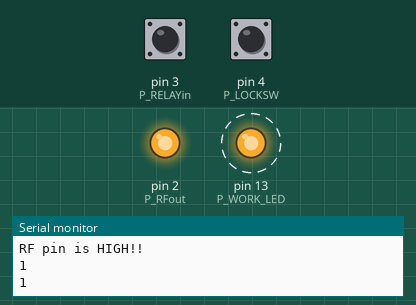
Simulated run of this sketch. Board: Arduino Uno, built with avr-gcc and run on an emulated ATmega328P. On the bench: output pins drawn as LEDs (lit = HIGH), the last lines printed to the serial monitor. Dashed ring = blinking. Inputs (shaded band) come from the test bench; at power-on: pin 4 (P_LOCKSW) HIGH, pin 3 (P_RELAYin) HIGH.

Above: at 1.2 s.
1.3 s: pin 4 (P_LOCKSW) pulled LOW for 0.15 s
At 1.7 s:
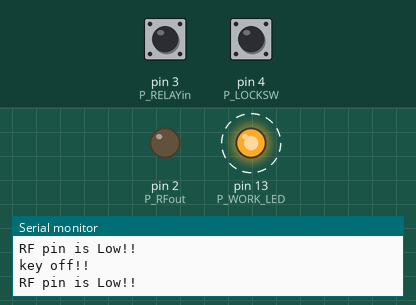
4.3 s: pin 4 (P_LOCKSW) pulled LOW for 3.2 s
At 5.1 s:
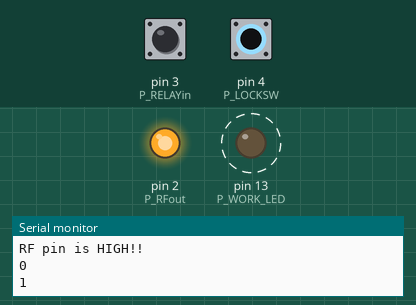
Timing chart, 0 to 15.0 s (numbered marks = the images above; inputs shaded):
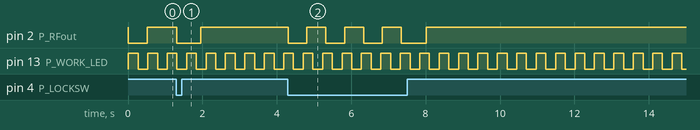

Measured:
- after the input at 1.3 s, pin 2 (P_RFout): HIGH → LOW at once, → HIGH 0.65 s later
- after the input at 4.3 s, pin 2 (P_RFout): goes 3 × (LOW 0.50 s, HIGH 0.51 s), LOW 0.66 s, then HIGH, starting at once
- by itself, pin 13 (P_WORK_LED): alternates HIGH for 0.26 s and LOW for 0.26 s

The sketch:

RF_RELAY20241008.ino
```cpp
/*
開發板 : Arduino UNO
日期 : 2024/10/07
程式設計 : 李進衛

功能:

1. 當LOCK 開關 ON 時 2pin送出一個0.5sec HI 信號之後維持LO
2. 當LOCK 開關 OFF 時 2pin送出一個0.5sec HI 信號之後維持LO
3. 當LOCK 開關 ON 時 2pin送出一個0.5sec HI 信號時第3pin偵測IO 狀態是HI 或者LO 的狀態。
4. 2pin的信號和3pin的信號一致時不發送RF 信號

2024/10/07 初版
2024/10/08 修正當開關在off的狀態RF Relay不同步問題


*/
#define mainloop_time 10	//主迴圈時間
#define TBASE 10 // main loop time base for 5mS
#define TBASE100 100	//

#define T20MS 20 / TBASE // 4
#define T30MS 30 / TBASE // 6
#define T100MS 100 / TBASE
#define T150MS 150 / TBASE
#define T200MS 200 / TBASE
#define T250MS 250 / TBASE
#define T300MS 300 / TBASE // 60
#define T500MS 500 / TBASE
#define T1000MS 1000 / TBASE
#define T2000MS 2000 / TBASE
#define T1SEC 1000 / TBASE100
#define T2SEC 2000 / TBASE100

unsigned long previousMillis = 0;  //

// constants won't change:
const long interval = 10;  // (milliseconds)

//**************************************************
//定義 IO PORT

#define P_RFout 2
#define P_RELAYin 3
#define P_LOCKSW 4
#define P_WORK_LED 13
//***************************************************

boolean Blink1HZ; // 1HZ閃爍旗標
boolean Blink2HZ; // 2HZ閃爍旗標
boolean RF_ONOFF =0;
boolean F_LOCKSW =0;
boolean F_RFIN =0;
boolean F_LOCKON = 0;
boolean F_LOCKOFF = 0;
boolean F_LOCKstatus;
boolean F_RFINstatus;
int T_CNT1;
int MODE = 0;
int SQN = 0;
int TB_100MS;
int TB_250MS;
int TB_500MS;
int TB_1SEC;
int TB_1MINS;
int TB_1HOURS;
int T_Blink_Count;
int T_LED_delay = 0; // 100ms 為一個單位


boolean F_CMDON;
boolean F_KEYREP;

byte KEY_NEW = 0xff; // = 0xFF;
byte KEY_OLD = 0xff; // = 0xFF;
byte KEY_CMD;		 // = 0xFF;
byte KEY_CHT;		 // = T20MS;
byte KEY_SQN = 0;	 // = 1;
byte KEY_CHEN;
byte KEY_REP;

byte Pulse_SQN = 0;

void setup()
{
	Serial.begin(115200);
	Serial.println("RF_RELAY20241008.ino"); // 版本
	pinMode(P_RFout, OUTPUT);//set the pin to be OUTPUT pin.
	pinMode(P_WORK_LED, OUTPUT);//set the pin to be OUTPUT pin.
	pinMode(P_LOCKSW, INPUT_PULLUP);//設定為輸入腳
	pinMode(P_RELAYin, INPUT_PULLUP);//設定為輸入腳

	digitalWrite(P_RFout,HIGH);// relay off
//**************************************************************
//***開機檢查狀態如果開關狀態和繼電器輸出狀態不符合要發射一次RF
//**************************************************************
/*
	F_LOCKstatus = digitalRead(P_LOCKSW);
	F_RFINstatus = digitalRead(P_RELAYin);
  if (F_LOCKstatus != F_RFINstatus)
  {
	  Serial.println("Power ON LOCK and RFin <>");
	  Pulse_SQN = 0;
	  RF_ONOFF = 1;
  } */
}
/*
***************************
**** RF LOW 500ms
***************************
*/
void Pulse_000(void)
{

		digitalWrite(P_RFout,LOW);
		Pulse_SQN = 1;
		T_CNT1 = T500MS;
		Serial.println("RF pin is Low!!");
}
/*
***************************
**** 等待 500ms
***************************
*/
void Pulse_100(void)
{
		if (T_CNT1 !=0)
			return;
		Serial.println("RF pin is HIGH!!");
		digitalWrite(P_RFout,HIGH);
	F_LOCKstatus = digitalRead(P_LOCKSW);
  Serial.println(F_LOCKstatus);
	F_RFINstatus = digitalRead(P_RELAYin);
  Serial.println(F_RFINstatus);
  if (F_LOCKstatus != F_RFINstatus)
  {

		Pulse_SQN = 2;
    T_CNT1 = T500MS;
  } else {

		RF_ONOFF =0; //停止發射RF

  }
}

void Pulse_200(void)
{

 if (T_CNT1 !=0)
 return;
//	  Serial.println("Power ON LOCK and RFin <>");
	  Pulse_SQN = 0;
	  RF_ONOFF = 1;
  Serial.println("Pulse SQN 2 !!");


}
/*
**********************************************
***** 發射 RF duty寬度500ms
**********************************************
*/
void Pulse(void)
{
		if (RF_ONOFF==0)	//如果RF 發射除能就停止發射RF信號
			return;
	switch(Pulse_SQN)
	{
	case 0: Pulse_000(); break; // RF 拉LOW
	case 1: Pulse_100(); break; //wait 500ms HI
	case 2: Pulse_200(); break; //檢查開關的狀態和繼電器的狀態是否一致如果沒有再發射一次RF信號
	}

}


//***************************
//***** 系統時間
//***************************
void check_time()
{
	if (TB_100MS == 0)
	{
		TB_100MS = T100MS;
		//t100ms_process();
	}
	else
	{

		TB_100MS--;
	}

	if (TB_250MS == 0)
	{
		TB_250MS = T250MS;
		Blink2HZ ^= 1; // Blink2HZ與1 互斥或  【反向的意思】
	}
	else
	{
		TB_250MS--;
	}
	if (T_Blink_Count == 0)
	{
		T_Blink_Count = 50; // 100;
		//      Blink1HZ ^=1;	// Blink1HZ與1 互斥或  【反向的意思】
		//      Blink2HZ ^=1;	// Blink2HZ與1 互斥或  【反向的意思】
	}
	else
	{
		T_Blink_Count--;
		if (T_Blink_Count == 25) // 50)
		{
			//                      Blink2HZ ^=1;
		}
	}

	if (T_CNT1 != 0)
		T_CNT1--;

	if (KEY_CHT != 0)
		KEY_CHT--;

	if (KEY_REP != 0)
		KEY_REP--;


}

//*****************************
//*** 系統工作LED
//*****************************
void WORK_TEST(void)
{
	if (Blink2HZ == 1)
	{
		digitalWrite(P_WORK_LED, HIGH);
	}
	else
	{

		digitalWrite(P_WORK_LED, LOW);
	}
}


void ReadKey(void)
{


	if (digitalRead(P_LOCKSW) ==0)
	{
		if (F_LOCKON ==1)
			return;
		Pulse_SQN = 0;
		RF_ONOFF = 1;
		F_LOCKON = 1;
		F_LOCKOFF =0;
		Serial.println("LOCK SW ON !!");
	} else{
		if (F_LOCKOFF ==1)
			return;
		Pulse_SQN = 0;
		RF_ONOFF = 1;
		F_LOCKON = 0;
		F_LOCKOFF =1;
	Serial.println("key off!!");

	}


}


/*
**********************************************
***** 主迴圈
**********************************************
*/

void loop()
{
  unsigned long currentMillis = millis();

  if (currentMillis - previousMillis >= interval) {
    // save the last time you blinked the LED
    previousMillis = currentMillis;
    check_time();
	ReadKey();
//	KEY_CHT_PROCESS();
    Pulse();
    WORK_TEST();


  }

}
```
